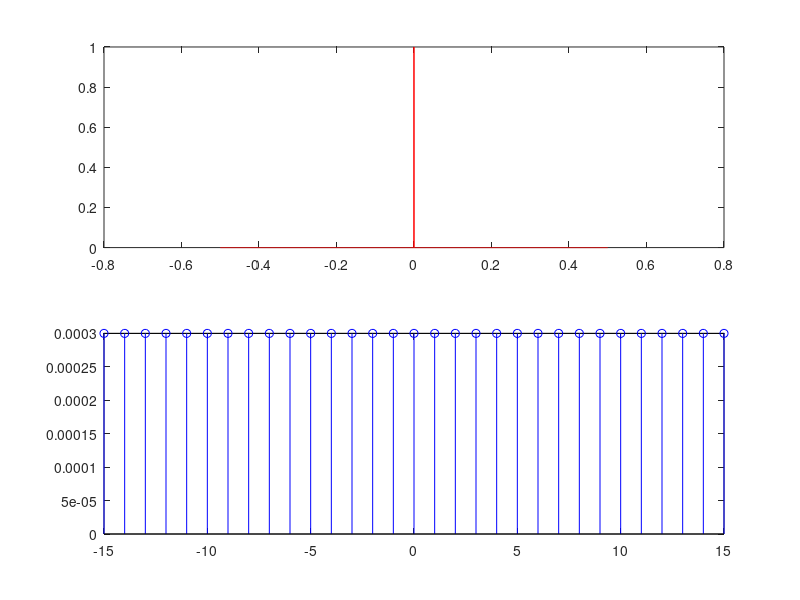

Source code (MATLAB):
clear all
close all

sr = 10000; %Sample Rate
pc = 1/sr;

durBig = 1; %sec
durSmall = 2*pc; % durata della finestra
SmallOffSet = durBig/2-pc; % inizio della finestra 

dSS = floor(durSmall*sr); %duarata in campioni della finstra (dur Small Sample)
dSO = floor(SmallOffSet*sr); %OffSet in campioni della finestra

t = [-durBig/2:pc:(durBig/2)-pc]; %array tempo

% generazione della finestra y 
y = zeros(1, size(t, 2));
y(dSO:dSO+dSS) = 1;

winSize = floor(durBig*sr);
binSize = sr/winSize;

F = [-winSize/2:binSize:(winSize/2)-binSize];

% DFT della finestra
for k = 1:size(F, 2);
fa = F(k)*2*pi;
za = e.^(-i*fa*t);
ya = y.*za;
dft(k) = abs(sum(ya))/size(ya, 2);
end

subplot(2, 1, 1)
plot(t, y, 'r')
subplot(2, 1, 2)
plot(F, dft, 'k')
hold on
stem(F, dft, 'b')
axis([-15 15])
hold off
